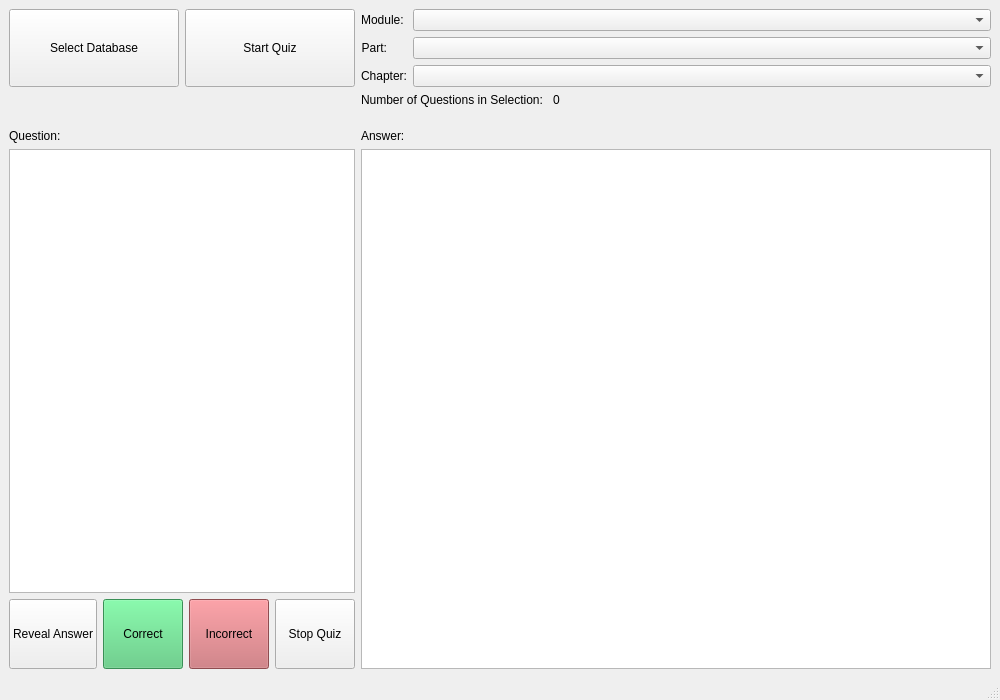
<?xml version="1.0" encoding="UTF-8"?>
<ui version="4.0">
 <class>PyTester9001</class>
 <widget class="QMainWindow" name="PyTester9001">
  <property name="geometry">
   <rect>
    <x>0</x>
    <y>0</y>
    <width>1000</width>
    <height>700</height>
   </rect>
  </property>
  <property name="windowTitle">
   <string>MainWindow</string>
  </property>
  <widget class="QWidget" name="centralwidget">
   <layout class="QGridLayout" name="gridLayout" columnstretch="1,2" columnminimumwidth="0,0">
    <property name="sizeConstraint">
     <enum>QLayout::SetDefaultConstraint</enum>
    </property>
    <item row="0" column="0">
     <layout class="QHBoxLayout" name="controlButtonLayout">
      <property name="sizeConstraint">
       <enum>QLayout::SetDefaultConstraint</enum>
      </property>
      <item>
       <widget class="QPushButton" name="selectDatabaseButton">
        <property name="sizePolicy">
         <sizepolicy hsizetype="Minimum" vsizetype="Preferred">
          <horstretch>0</horstretch>
          <verstretch>0</verstretch>
         </sizepolicy>
        </property>
        <property name="maximumSize">
         <size>
          <width>16777215</width>
          <height>16777215</height>
         </size>
        </property>
        <property name="text">
         <string>Select Database</string>
        </property>
       </widget>
      </item>
      <item>
       <widget class="QPushButton" name="startQuizButton">
        <property name="sizePolicy">
         <sizepolicy hsizetype="Minimum" vsizetype="Preferred">
          <horstretch>0</horstretch>
          <verstretch>0</verstretch>
         </sizepolicy>
        </property>
        <property name="text">
         <string>Start Quiz</string>
        </property>
       </widget>
      </item>
     </layout>
    </item>
    <item row="3" column="1">
     <layout class="QVBoxLayout" name="answerLayout">
      <item>
       <widget class="QLabel" name="answerLabel">
        <property name="text">
         <string>Answer:</string>
        </property>
        <property name="buddy">
         <cstring>answerText</cstring>
        </property>
       </widget>
      </item>
      <item>
       <widget class="QTextBrowser" name="answerText"/>
      </item>
     </layout>
    </item>
    <item row="3" column="0">
     <layout class="QVBoxLayout" name="questionLayout">
      <item>
       <widget class="QLabel" name="questionLabel">
        <property name="text">
         <string>Question:</string>
        </property>
        <property name="buddy">
         <cstring>questionText</cstring>
        </property>
       </widget>
      </item>
      <item>
       <widget class="QTextBrowser" name="questionText"/>
      </item>
      <item>
       <layout class="QHBoxLayout" name="horizontalLayout_3" stretch="0,0,0,0">
        <property name="sizeConstraint">
         <enum>QLayout::SetDefaultConstraint</enum>
        </property>
        <item>
         <widget class="QPushButton" name="revealAnswerButton">
          <property name="minimumSize">
           <size>
            <width>0</width>
            <height>70</height>
           </size>
          </property>
          <property name="text">
           <string>Reveal Answer</string>
          </property>
         </widget>
        </item>
        <item>
         <widget class="QPushButton" name="answerCorrectButton">
          <property name="minimumSize">
           <size>
            <width>0</width>
            <height>70</height>
           </size>
          </property>
          <property name="autoFillBackground">
           <bool>false</bool>
          </property>
          <property name="styleSheet">
           <string notr="true">background-color:rgb(81, 200, 120)</string>
          </property>
          <property name="text">
           <string>Correct</string>
          </property>
         </widget>
        </item>
        <item>
         <widget class="QPushButton" name="answerIncorrectButton">
          <property name="minimumSize">
           <size>
            <width>0</width>
            <height>70</height>
           </size>
          </property>
          <property name="styleSheet">
           <string notr="true">background-color: rgb(200, 106, 112)</string>
          </property>
          <property name="text">
           <string>Incorrect</string>
          </property>
         </widget>
        </item>
        <item>
         <widget class="QPushButton" name="stopQuizButton">
          <property name="minimumSize">
           <size>
            <width>0</width>
            <height>70</height>
           </size>
          </property>
          <property name="text">
           <string>Stop Quiz</string>
          </property>
         </widget>
        </item>
       </layout>
      </item>
     </layout>
    </item>
    <item row="0" column="1">
     <layout class="QFormLayout" name="selectorLayout">
      <item row="0" column="0">
       <widget class="QLabel" name="moduleLabel">
        <property name="text">
         <string>Module: </string>
        </property>
        <property name="alignment">
         <set>Qt::AlignRight|Qt::AlignTrailing|Qt::AlignVCenter</set>
        </property>
        <property name="buddy">
         <cstring>moduleComboBox</cstring>
        </property>
       </widget>
      </item>
      <item row="0" column="1">
       <widget class="QComboBox" name="moduleComboBox"/>
      </item>
      <item row="1" column="0">
       <widget class="QLabel" name="partLabel">
        <property name="layoutDirection">
         <enum>Qt::LeftToRight</enum>
        </property>
        <property name="text">
         <string>Part:</string>
        </property>
        <property name="alignment">
         <set>Qt::AlignRight|Qt::AlignTrailing|Qt::AlignVCenter</set>
        </property>
        <property name="buddy">
         <cstring>partComboBox</cstring>
        </property>
       </widget>
      </item>
      <item row="1" column="1">
       <widget class="QComboBox" name="partComboBox"/>
      </item>
      <item row="2" column="0">
       <widget class="QLabel" name="chapterLabel">
        <property name="layoutDirection">
         <enum>Qt::RightToLeft</enum>
        </property>
        <property name="text">
         <string>Chapter:</string>
        </property>
        <property name="buddy">
         <cstring>chapterComboBox</cstring>
        </property>
       </widget>
      </item>
      <item row="2" column="1">
       <widget class="QComboBox" name="chapterComboBox"/>
      </item>
     </layout>
    </item>
    <item row="1" column="1">
     <layout class="QFormLayout" name="formLayout">
      <item row="0" column="0">
       <widget class="QLabel" name="label">
        <property name="text">
         <string>Number of Questions in Selection: </string>
        </property>
       </widget>
      </item>
      <item row="0" column="1">
       <widget class="QLabel" name="numberOfQuestionsSelectionLabel">
        <property name="text">
         <string>0</string>
        </property>
       </widget>
      </item>
     </layout>
    </item>
    <item row="1" column="0" rowspan="2">
     <spacer name="verticalSpacer">
      <property name="orientation">
       <enum>Qt::Vertical</enum>
      </property>
      <property name="sizeType">
       <enum>QSizePolicy::Minimum</enum>
      </property>
      <property name="sizeHint" stdset="0">
       <size>
        <width>20</width>
        <height>30</height>
       </size>
      </property>
     </spacer>
    </item>
   </layout>
  </widget>
  <widget class="QMenuBar" name="menubar">
   <property name="geometry">
    <rect>
     <x>0</x>
     <y>0</y>
     <width>1000</width>
     <height>21</height>
    </rect>
   </property>
  </widget>
  <widget class="QStatusBar" name="statusbar"/>
 </widget>
 <resources/>
 <connections/>
</ui>
